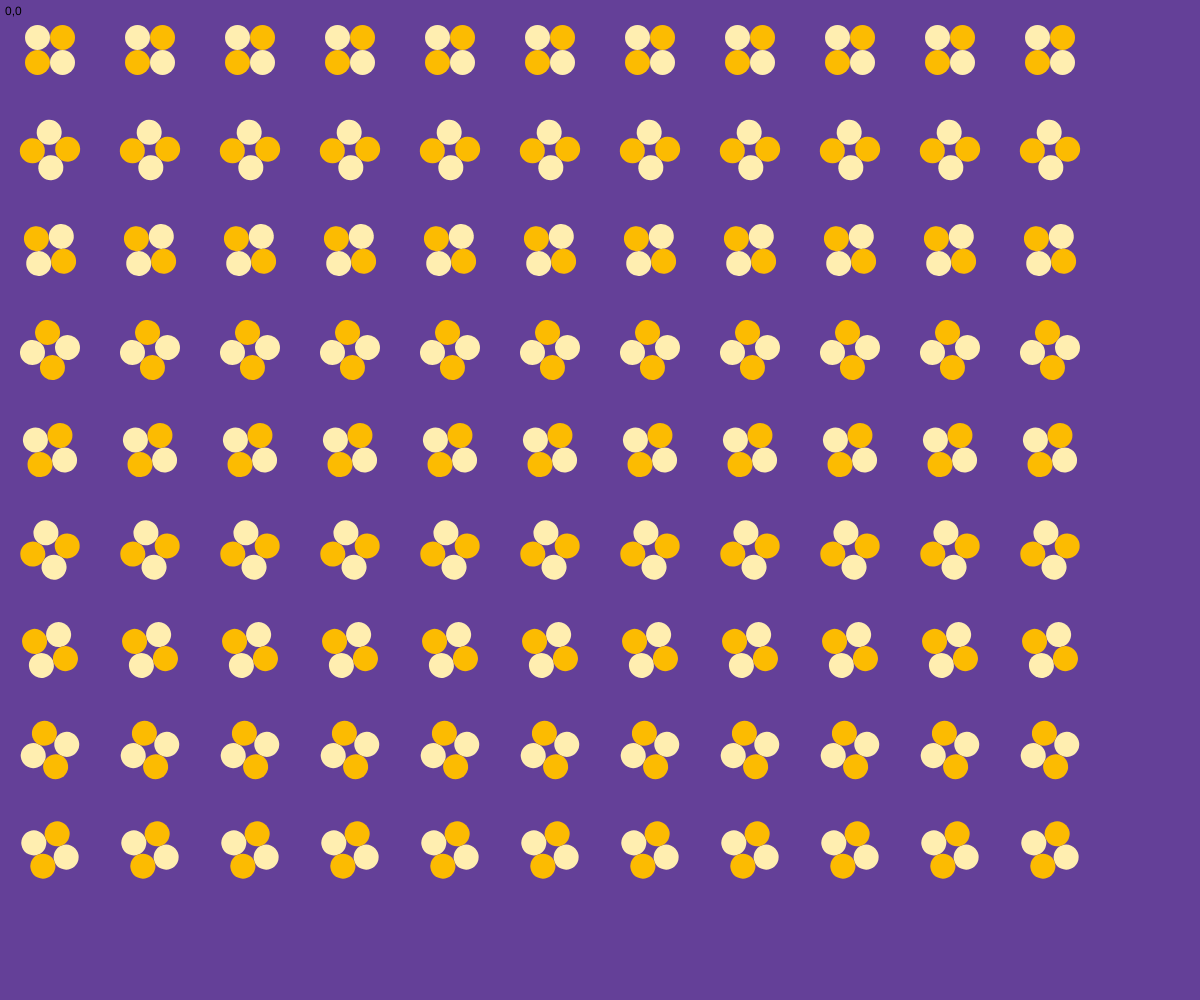
Frame 1 (no input)
Frame 60 (no input): identical to frame 1, image omitted
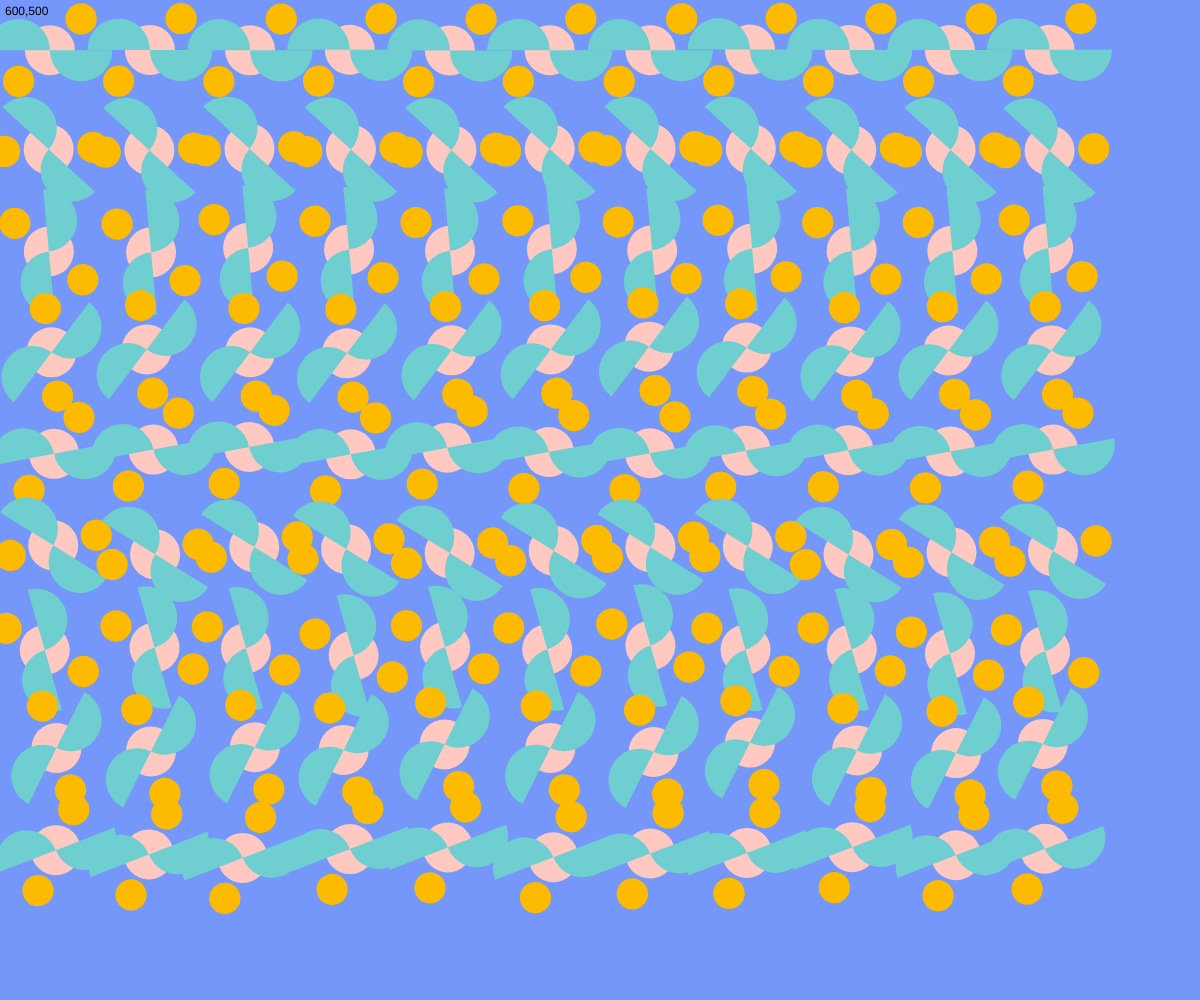
Frame 120 (the mouse pressed at the canvas centre since frame 60)

The p5.js sketch that drew these frames (run headless with seeded random() and noise() and a simulated clock; from frame 60 on, the mouse is pressed at the canvas centre):

// p5.js sketch
// ── sketch.js


function setup() {
  createCanvas(windowWidth, windowHeight);
  
}

function draw() {

  if (mouseX>width/2 && mouseY>height/2) {//if the test inside the () is met...
        background("#FFEEB0");
        
      } else if (mouseX < width / 2 && mouseY < height / 2) {
       background("#644098");
  }
  else {
    background("#7597F9");
  }
  for (let y = 50; y < height - 50; y += 100) {
    
    for (let x = 50; x < width - 50; x += 100) {

      push();
      //background("#7597F9");
      noStroke();
      //move the coordinate matrix to (50, 50)
      translate(x, y);
      let randomAmount = 0.01;
      let randomXDisp;
      let randomYDisp;

      randomXDisp = random(-y * randomAmount, y * randomAmount);
      randomYDisp = random(-y * randomAmount, y * randomAmount);
      if (mouseIsPressed == true) {
        translate(randomXDisp, randomYDisp);
        fill("#ffc9c2ff");
        rect(-25, -25, 50, 50, 50);
      }

      //map the angle use mouseX:0 to width – 0 to 360
      let angle;
      angle = map(mouseX, 0, width, 0, 360);
      rotate(radians(angle));
      //make a variable to hold scale amount
      //map the scaleFactor use mosueY: 0 to height – 0.5 to 1
      let scaleFactor;
      scaleFactor = map(mouseY, 0, height, 0.5, 2);
      scale(scaleFactor);
      //make a variable to hold rotation
      let rotation;
      rotation = map(y, 50, height-100, 0, radians(360));
      rotate(rotation);

      if (mouseX>width/2 && mouseY>height/2) {//if the test inside the () is met...
        //background("#7597F9");
        //draw multiple circles
        fill("#7597F9");
        circle(0, 0, 25);
        circle(0, -20,10);
        circle(0, 20, 10);
        circle(20, 0, 10);
        circle(-20, 0, 10);
        fill("#6FCED0");//center circle color
        circle(20, 20, 20);//center circle size
        circle(-20, 20, 20);
        circle(-20, -20, 20);
        circle(20, -20, 20);
        
      } else if (mouseX < width / 2 && mouseY < height / 2) {
        //background("#644098");
        //draw petals
        fill("#ffeeb0");//big petal color
        //ellipse(0, 0, 120, 105);
        circle(-25, -25, 50);//big circle
        circle(25, 25, 50);
        //rect(0, 0, 50, 50);//big rect
        fill("#FCBB01");//small petal color
        circle(-25, 25, 50);//small circle
        circle(25, -25, 50);
        //rect(25, 25, 25, 25);//small rect
      }
      else {//otherwise
        //run this other code
        fill("#FCBB01");
        circle(-25, 25, 25);
        circle(25, -25, 25);
        fill("#6FCED0");
        arc(-25, 0, 50, 50, radians(180), radians(360));
        arc(25, 0, 50, 50, radians(0), radians(180));
      }

    
      
    


      pop();
    }
  }
  //text function: text, x, y of top left corner
  text(mouseX + "," + mouseY, 5, 15);
}
